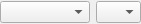
<?xml version="1.0" encoding="UTF-8"?>
<ui version="4.0">
 <class>DaysEdit</class>
 <widget class="QWidget" name="DaysEdit">
  <property name="geometry">
   <rect>
    <x>0</x>
    <y>0</y>
    <width>141</width>
    <height>24</height>
   </rect>
  </property>
  <property name="windowTitle">
   <string>DaysEdit</string>
  </property>
  <layout class="QHBoxLayout" name="horizontalLayout">
   <property name="sizeConstraint">
    <enum>QLayout::SetMinimumSize</enum>
   </property>
   <property name="leftMargin">
    <number>0</number>
   </property>
   <property name="topMargin">
    <number>0</number>
   </property>
   <property name="rightMargin">
    <number>0</number>
   </property>
   <property name="bottomMargin">
    <number>0</number>
   </property>
   <item>
    <widget class="QComboBox" name="comboBox_Month">
     <property name="minimumSize">
      <size>
       <width>90</width>
       <height>0</height>
      </size>
     </property>
    </widget>
   </item>
   <item>
    <widget class="QComboBox" name="comboBox_Day">
     <property name="minimumSize">
      <size>
       <width>45</width>
       <height>0</height>
      </size>
     </property>
    </widget>
   </item>
  </layout>
 </widget>
 <resources/>
 <connections/>
</ui>
